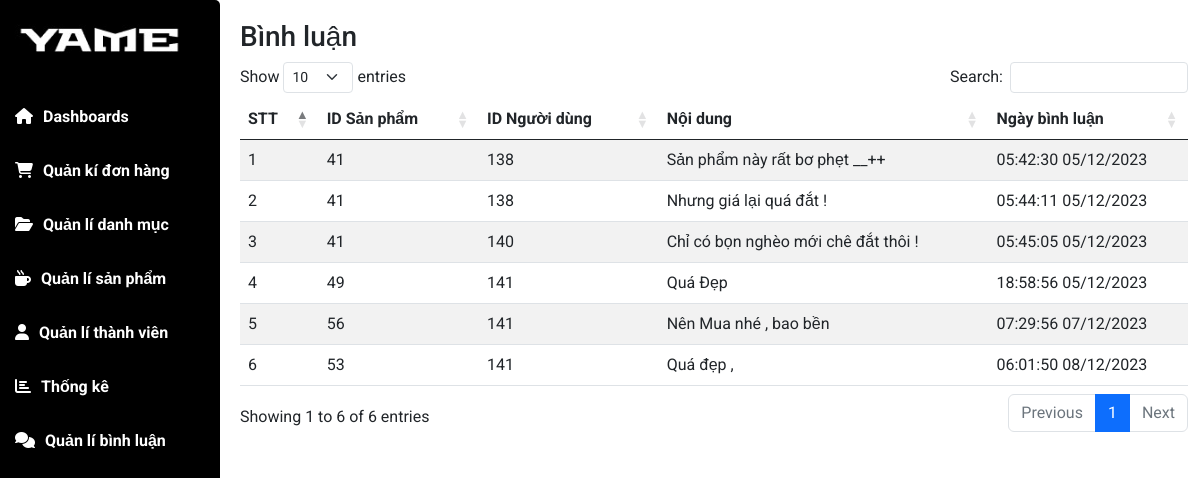
/admin/index.php?pg=binhluan, run on the app's committed database.
### tables this page shows
CREATE TABLE `binhluan` (
  `id` int(10) NOT NULL,
  `id_product` int(10) NOT NULL COMMENT 'Mã sản phẩm',
  `id_user` int(10) NOT NULL COMMENT 'Mã khác hàng',
  `noi_dung` text NOT NULL COMMENT 'Nội dung',
  `ngay_bl` varchar(25) NOT NULL COMMENT 'Ngày bình luận'
);

### dao/pdo.php (called while the page is built, shortened)
<?php
function pdo_get_connection(){
    $dburl = "mysql:host=localhost;dbname=yam;charset=utf8";
    $username = 'root';
    $password = '';
    try {
        $conn = new PDO($dburl, $username, $password);
        $conn->setAttribute(PDO::ATTR_ERRMODE, PDO::ERRMODE_EXCEPTION);
        return $conn;
    } catch (PDOException $e) {
        die("Connection failed: " . $e->getMessage());
    }
}
function pdo_query($sql){
    $sql_args = array_slice(func_get_args(), 1);
    try {
        $conn = pdo_get_connection();
        $stmt = $conn->prepare($sql);
        $stmt->execute($sql_args);
        $rows = $stmt->fetchAll(PDO::FETCH_ASSOC);
        return $rows;
    } catch (PDOException $e) {
        die("Query failed: " . $e->getMessage());
    } finally {
        unset($conn);
    }
}
?>

### dao/comment.php (the view, shortened to what this page needs)
<?php
require_once 'pdo.php';
function layTatCaBinhLuanChoAdmin(){
    $sql = "SELECT binhluan.id, binhluan.id_product, binhluan.id_user, binhluan.noi_dung, binhluan.ngay_bl, user.hoten
            FROM binhluan INNER JOIN user
            ON binhluan.id_user = user.id";
    return pdo_query($sql);
}
function hienThiBinhLuanChoAdmin($dsBinhLuan) {
    $htmlBinhLuanAdmin = '';
    $i = 0;
    foreach ($dsBinhLuan as $binhLuan) {
        $i++;
        $htmlBinhLuanAdmin .= '<tr>
                                    <td>'.$i.'</td>
                                    <td>'.$binhLuan['id_product'].'</td>
                                    <td>'.$binhLuan['id_user'].'</td>
                                    <td>'.$binhLuan['noi_dung'].'</td>
                                    <td>'.$binhLuan['ngay_bl'].'</td>
                                </tr>';
    }
    return $htmlBinhLuanAdmin;
}
?>

### admin/assets/css/main.css (style rules this page uses)
* { padding: 0; margin: 0; box-sizing: border-box; font-family: 'Roboto', sans-serif; }
body { background-color: #e6e6e6; }

### data on the page
binhluan: id_product "41", id_user "138", noi_dung "Sản phẩm này rất bơ phẹt __++", ngay_bl "05:42:30 05/12/2023"
binhluan: id_product "41", id_user "138", noi_dung "Nhưng giá lại quá đắt !", ngay_bl "05:44:11 05/12/2023"
binhluan: id_product "41", id_user "140", noi_dung "Chỉ có bọn nghèo mới chê đắt thôi !", ngay_bl "05:45:05 05/12/2023"
binhluan: id_product "49", id_user "141", noi_dung "Quá Đẹp", ngay_bl "18:58:56 05/12/2023"
binhluan: id_product "56", id_user "141", noi_dung "Nên Mua nhé , bao bền", ngay_bl "07:29:56 07/12/2023"
binhluan: id_product "53", id_user "141", noi_dung "Quá đẹp ,", ngay_bl "06:01:50 08/12/2023"
